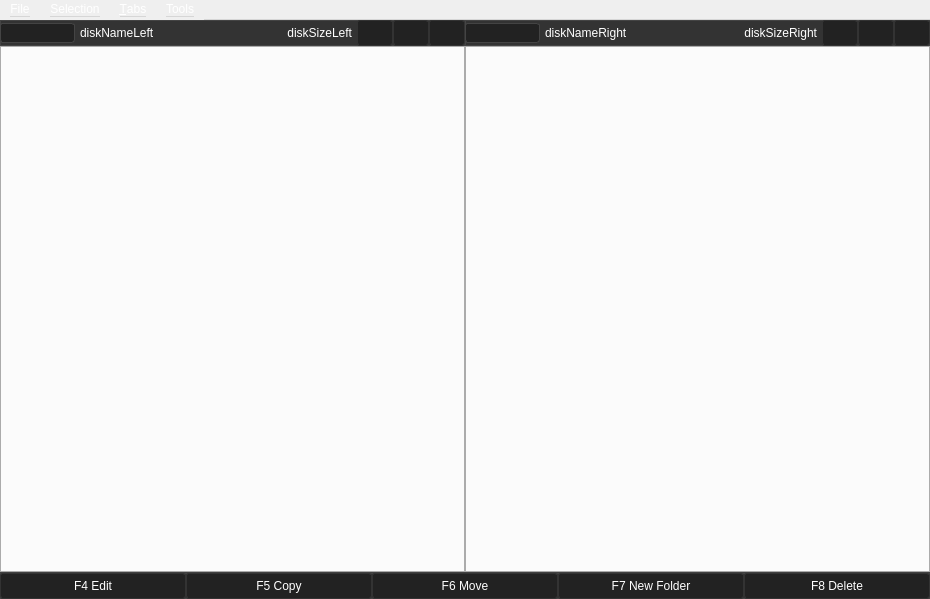
<?xml version="1.0" encoding="UTF-8"?>
<ui version="4.0">
 <class>MainWindow</class>
 <widget class="QMainWindow" name="MainWindow">
  <property name="geometry">
   <rect>
    <x>0</x>
    <y>0</y>
    <width>930</width>
    <height>599</height>
   </rect>
  </property>
  <property name="windowTitle">
   <string>Crowley's Commander</string>
  </property>
  <property name="windowIcon">
   <iconset resource="my_res.qrc">
    <normaloff>:/icons/icons/crowleys_commander.ico</normaloff>:/icons/icons/crowleys_commander.ico</iconset>
  </property>
  <property name="styleSheet">
   <string notr="true">* { color: #fff; }

QWidget#mainWidget, QWidget#mainBar,
QWidget#leftPanel, QWidget#rightPanel,
QTreeView {
	background: #333;
	border: 1px solid #444;
}

QMenuBar { spacing: 0; }
QMenuBar::item { padding: 3px 10px; }
QMenu::item { padding: 5px 15px; }
QMenuBar::item:selected, QMenu::item:selected {
	background: #222;
	border: 1px solid #333;
}
QMenu:hover, QAction:hover { background: #292929; }

QPushButton {
	border: 1px solid #333;
	background: #222;
	padding: 5px 7px;
	border-radius: 3px;
}
QPushButton:hover { background: #292929; }
QPushButton:pressed {	background: #222; }

QComboBox {
	background: #222;
	border: 1px solid #444;
	border-radius: 3px;
}
QComboBox:hover {
	background: #292929;
}
QComboBox::drop-down {
	border: none;
	background: transparent;
}
QComboBox::down-arrow {
	width: 12px;
	height: 12px;
	margin-right: 6px;
	image: url(:/icons/icons/arrow.png);
}

QWidget#leftPanel, QWidget#rightPanel { border: 1px solid #444; }

QWidget#statusDiskLeft, QWidget#statusDiskRight {
	border-top: 1px solid #444;
	border-bottom: 1px solid #444;
}

QWidget#bottomButtons { 	border-top: 1px solid #444; }

QWidget#mainWidget QLineEdit {
	background: #ea4242;
	padding: 4px 0;
	border-radius: 0;
	color: #222;
}

QWidget#mainWidget QLineEdit:focus {
	background: #fa5252;
	color: #000;
}
QTabWidget::tab-bar	{ 	alignment: left; }
QTabBar::tab {
	background: #222;
	padding: 6px 10px;
	border-top-left-radius: 5px;
	border-top-right-radius: 5px;
	border: 1px solid #444;
}
QTabBar::tab:hover { background: #292929; }
QTabBar::tab:selected {
	background: #fa5252;
	color: #000;
}
QTabBar::tab:selected:hover {
	background: #ff5757;
	color: #000;
}

QTreeView::item {
	border-bottom: 1px solid #444;
	padding: 4px 0;
}
QTreeView::item:hover { background: #393939; }
QTreeView::item:selected {
	color: #fa5252;
	background: transparent;
}
QHeaderView::section {
	background: #222;
	border-bottom: 1px solid #555;
	border-right: 1px solid #444;
	height: 20px;
	margin-top: 5px;
	margin-left: 5px;
}
QHeaderView::section:hover { background: #292929; }
QHeaderView::down-arrow {
    image: url(:icons/icons/arrow.png);
	width: 12px;
	height: 12px;
	margin-right: 8px;
}
QHeaderView::up-arrow {
    image: url(:icons/icons/arrow_up.png);
	width: 12px;
	height: 12px;
	margin-right: 8px;
}</string>
  </property>
  <widget class="QWidget" name="mainWidget">
   <layout class="QVBoxLayout" name="verticalLayout">
    <property name="spacing">
     <number>0</number>
    </property>
    <property name="leftMargin">
     <number>0</number>
    </property>
    <property name="topMargin">
     <number>0</number>
    </property>
    <property name="rightMargin">
     <number>0</number>
    </property>
    <property name="bottomMargin">
     <number>0</number>
    </property>
    <item>
     <widget class="QWidget" name="mainBar" native="true">
      <layout class="QHBoxLayout" name="horizontalLayout">
       <property name="spacing">
        <number>0</number>
       </property>
       <property name="leftMargin">
        <number>0</number>
       </property>
       <property name="topMargin">
        <number>0</number>
       </property>
       <property name="rightMargin">
        <number>0</number>
       </property>
       <property name="bottomMargin">
        <number>0</number>
       </property>
       <item>
        <widget class="QWidget" name="leftPanel" native="true">
         <property name="sizePolicy">
          <sizepolicy hsizetype="Preferred" vsizetype="Preferred">
           <horstretch>0</horstretch>
           <verstretch>0</verstretch>
          </sizepolicy>
         </property>
         <property name="contextMenuPolicy">
          <enum>Qt::ContextMenuPolicy::DefaultContextMenu</enum>
         </property>
         <layout class="QVBoxLayout" name="leftPanelLayout">
          <property name="spacing">
           <number>0</number>
          </property>
          <property name="leftMargin">
           <number>0</number>
          </property>
          <property name="topMargin">
           <number>0</number>
          </property>
          <property name="rightMargin">
           <number>0</number>
          </property>
          <property name="bottomMargin">
           <number>0</number>
          </property>
          <item>
           <widget class="QWidget" name="diskButtonsLeft" native="true">
            <property name="sizePolicy">
             <sizepolicy hsizetype="Preferred" vsizetype="Preferred">
              <horstretch>0</horstretch>
              <verstretch>0</verstretch>
             </sizepolicy>
            </property>
            <property name="maximumSize">
             <size>
              <width>16777215</width>
              <height>29</height>
             </size>
            </property>
            <property name="layoutDirection">
             <enum>Qt::LayoutDirection::LeftToRight</enum>
            </property>
            <property name="autoFillBackground">
             <bool>false</bool>
            </property>
            <layout class="QHBoxLayout" name="diskButtonsLeftLayout">
             <property name="spacing">
              <number>0</number>
             </property>
             <property name="sizeConstraint">
              <enum>QLayout::SizeConstraint::SetDefaultConstraint</enum>
             </property>
             <property name="leftMargin">
              <number>0</number>
             </property>
             <property name="topMargin">
              <number>0</number>
             </property>
             <property name="rightMargin">
              <number>0</number>
             </property>
             <property name="bottomMargin">
              <number>0</number>
             </property>
            </layout>
           </widget>
          </item>
          <item>
           <widget class="QWidget" name="statusDiskLeft" native="true">
            <property name="sizePolicy">
             <sizepolicy hsizetype="Preferred" vsizetype="Preferred">
              <horstretch>0</horstretch>
              <verstretch>0</verstretch>
             </sizepolicy>
            </property>
            <property name="maximumSize">
             <size>
              <width>16777215</width>
              <height>30</height>
             </size>
            </property>
            <layout class="QHBoxLayout" name="statusDiskLeftLayout">
             <property name="spacing">
              <number>5</number>
             </property>
             <property name="leftMargin">
              <number>0</number>
             </property>
             <property name="topMargin">
              <number>0</number>
             </property>
             <property name="rightMargin">
              <number>0</number>
             </property>
             <property name="bottomMargin">
              <number>0</number>
             </property>
             <item>
              <widget class="QComboBox" name="diskListLeft">
               <property name="minimumSize">
                <size>
                 <width>0</width>
                 <height>20</height>
                </size>
               </property>
               <property name="maximumSize">
                <size>
                 <width>75</width>
                 <height>20</height>
                </size>
               </property>
               <property name="focusPolicy">
                <enum>Qt::FocusPolicy::NoFocus</enum>
               </property>
              </widget>
             </item>
             <item>
              <widget class="QLabel" name="diskNameLeft">
               <property name="text">
                <string>diskNameLeft</string>
               </property>
              </widget>
             </item>
             <item>
              <widget class="QLabel" name="diskSizeLeft">
               <property name="text">
                <string>diskSizeLeft</string>
               </property>
               <property name="alignment">
                <set>Qt::AlignmentFlag::AlignRight|Qt::AlignmentFlag::AlignTrailing|Qt::AlignmentFlag::AlignVCenter</set>
               </property>
              </widget>
             </item>
             <item>
              <layout class="QHBoxLayout" name="leftButtonsLayout">
               <property name="spacing">
                <number>0</number>
               </property>
               <item>
                <widget class="QPushButton" name="leftBackButton">
                 <property name="maximumSize">
                  <size>
                   <width>36</width>
                   <height>16777215</height>
                  </size>
                 </property>
                 <property name="focusPolicy">
                  <enum>Qt::FocusPolicy::ClickFocus</enum>
                 </property>
                 <property name="text">
                  <string/>
                 </property>
                 <property name="icon">
                  <iconset resource="my_res.qrc">
                   <normaloff>:/icons/icons/left_arrow.png</normaloff>:/icons/icons/left_arrow.png</iconset>
                 </property>
                 <property name="iconSize">
                  <size>
                   <width>16</width>
                   <height>16</height>
                  </size>
                 </property>
                 <property name="flat">
                  <bool>false</bool>
                 </property>
                </widget>
               </item>
               <item>
                <widget class="QPushButton" name="leftForwardButton">
                 <property name="maximumSize">
                  <size>
                   <width>36</width>
                   <height>16777215</height>
                  </size>
                 </property>
                 <property name="focusPolicy">
                  <enum>Qt::FocusPolicy::ClickFocus</enum>
                 </property>
                 <property name="text">
                  <string/>
                 </property>
                 <property name="icon">
                  <iconset resource="my_res.qrc">
                   <normaloff>:/icons/icons/right_arrow.png</normaloff>:/icons/icons/right_arrow.png</iconset>
                 </property>
                 <property name="iconSize">
                  <size>
                   <width>16</width>
                   <height>16</height>
                  </size>
                 </property>
                </widget>
               </item>
               <item>
                <widget class="QPushButton" name="leftUpButton">
                 <property name="maximumSize">
                  <size>
                   <width>36</width>
                   <height>16777215</height>
                  </size>
                 </property>
                 <property name="focusPolicy">
                  <enum>Qt::FocusPolicy::ClickFocus</enum>
                 </property>
                 <property name="text">
                  <string/>
                 </property>
                 <property name="icon">
                  <iconset resource="my_res.qrc">
                   <normaloff>:/icons/icons/up.png</normaloff>:/icons/icons/up.png</iconset>
                 </property>
                 <property name="iconSize">
                  <size>
                   <width>16</width>
                   <height>16</height>
                  </size>
                 </property>
                </widget>
               </item>
              </layout>
             </item>
            </layout>
           </widget>
          </item>
          <item>
           <widget class="QTabWidget" name="leftBar">
            <property name="tabPosition">
             <enum>QTabWidget::TabPosition::North</enum>
            </property>
            <property name="tabsClosable">
             <bool>false</bool>
            </property>
            <property name="movable">
             <bool>true</bool>
            </property>
           </widget>
          </item>
         </layout>
        </widget>
       </item>
       <item>
        <widget class="QWidget" name="rightPanel" native="true">
         <layout class="QVBoxLayout" name="rightPanelLayout">
          <property name="spacing">
           <number>0</number>
          </property>
          <property name="leftMargin">
           <number>0</number>
          </property>
          <property name="topMargin">
           <number>0</number>
          </property>
          <property name="rightMargin">
           <number>0</number>
          </property>
          <property name="bottomMargin">
           <number>0</number>
          </property>
          <item>
           <widget class="QWidget" name="diskButtonsRight" native="true">
            <property name="maximumSize">
             <size>
              <width>16777215</width>
              <height>29</height>
             </size>
            </property>
            <layout class="QHBoxLayout" name="diskButtonsRightLayout">
             <property name="spacing">
              <number>0</number>
             </property>
             <property name="leftMargin">
              <number>0</number>
             </property>
             <property name="topMargin">
              <number>0</number>
             </property>
             <property name="rightMargin">
              <number>0</number>
             </property>
             <property name="bottomMargin">
              <number>0</number>
             </property>
            </layout>
           </widget>
          </item>
          <item>
           <widget class="QWidget" name="statusDiskRight" native="true">
            <property name="maximumSize">
             <size>
              <width>16777215</width>
              <height>30</height>
             </size>
            </property>
            <layout class="QHBoxLayout" name="statusDiskRightLayout">
             <property name="spacing">
              <number>5</number>
             </property>
             <property name="leftMargin">
              <number>0</number>
             </property>
             <property name="topMargin">
              <number>0</number>
             </property>
             <property name="rightMargin">
              <number>0</number>
             </property>
             <property name="bottomMargin">
              <number>0</number>
             </property>
             <item>
              <widget class="QComboBox" name="diskListRight">
               <property name="minimumSize">
                <size>
                 <width>0</width>
                 <height>20</height>
                </size>
               </property>
               <property name="maximumSize">
                <size>
                 <width>75</width>
                 <height>20</height>
                </size>
               </property>
               <property name="focusPolicy">
                <enum>Qt::FocusPolicy::ClickFocus</enum>
               </property>
              </widget>
             </item>
             <item>
              <widget class="QLabel" name="diskNameRight">
               <property name="text">
                <string>diskNameRight</string>
               </property>
              </widget>
             </item>
             <item>
              <widget class="QLabel" name="diskSizeRight">
               <property name="text">
                <string>diskSizeRight</string>
               </property>
               <property name="alignment">
                <set>Qt::AlignmentFlag::AlignRight|Qt::AlignmentFlag::AlignTrailing|Qt::AlignmentFlag::AlignVCenter</set>
               </property>
              </widget>
             </item>
             <item>
              <layout class="QHBoxLayout" name="rightButtonsLayout">
               <property name="spacing">
                <number>0</number>
               </property>
               <item>
                <widget class="QPushButton" name="rightBackButton">
                 <property name="maximumSize">
                  <size>
                   <width>36</width>
                   <height>16777215</height>
                  </size>
                 </property>
                 <property name="focusPolicy">
                  <enum>Qt::FocusPolicy::ClickFocus</enum>
                 </property>
                 <property name="text">
                  <string/>
                 </property>
                 <property name="icon">
                  <iconset resource="my_res.qrc">
                   <normaloff>:/icons/icons/left_arrow.png</normaloff>:/icons/icons/left_arrow.png</iconset>
                 </property>
                 <property name="iconSize">
                  <size>
                   <width>16</width>
                   <height>16</height>
                  </size>
                 </property>
                </widget>
               </item>
               <item>
                <widget class="QPushButton" name="rightForwardButton">
                 <property name="maximumSize">
                  <size>
                   <width>36</width>
                   <height>16777215</height>
                  </size>
                 </property>
                 <property name="focusPolicy">
                  <enum>Qt::FocusPolicy::ClickFocus</enum>
                 </property>
                 <property name="text">
                  <string/>
                 </property>
                 <property name="icon">
                  <iconset resource="my_res.qrc">
                   <normaloff>:/icons/icons/right_arrow.png</normaloff>:/icons/icons/right_arrow.png</iconset>
                 </property>
                 <property name="iconSize">
                  <size>
                   <width>16</width>
                   <height>16</height>
                  </size>
                 </property>
                </widget>
               </item>
               <item>
                <widget class="QPushButton" name="rightUpButton">
                 <property name="maximumSize">
                  <size>
                   <width>36</width>
                   <height>16777215</height>
                  </size>
                 </property>
                 <property name="focusPolicy">
                  <enum>Qt::FocusPolicy::ClickFocus</enum>
                 </property>
                 <property name="contextMenuPolicy">
                  <enum>Qt::ContextMenuPolicy::DefaultContextMenu</enum>
                 </property>
                 <property name="text">
                  <string/>
                 </property>
                 <property name="icon">
                  <iconset resource="my_res.qrc">
                   <normaloff>:/icons/icons/up.png</normaloff>:/icons/icons/up.png</iconset>
                 </property>
                 <property name="iconSize">
                  <size>
                   <width>16</width>
                   <height>16</height>
                  </size>
                 </property>
                </widget>
               </item>
              </layout>
             </item>
            </layout>
           </widget>
          </item>
          <item>
           <widget class="QTabWidget" name="rightBar">
            <property name="movable">
             <bool>true</bool>
            </property>
           </widget>
          </item>
         </layout>
        </widget>
       </item>
      </layout>
     </widget>
    </item>
    <item>
     <widget class="QWidget" name="bottomButtons" native="true">
      <property name="maximumSize">
       <size>
        <width>16777215</width>
        <height>32</height>
       </size>
      </property>
      <layout class="QHBoxLayout" name="horizontalLayout_2">
       <property name="spacing">
        <number>0</number>
       </property>
       <property name="sizeConstraint">
        <enum>QLayout::SizeConstraint::SetDefaultConstraint</enum>
       </property>
       <property name="leftMargin">
        <number>0</number>
       </property>
       <property name="topMargin">
        <number>0</number>
       </property>
       <property name="rightMargin">
        <number>0</number>
       </property>
       <property name="bottomMargin">
        <number>0</number>
       </property>
       <item>
        <widget class="QPushButton" name="editBtn">
         <property name="focusPolicy">
          <enum>Qt::FocusPolicy::NoFocus</enum>
         </property>
         <property name="text">
          <string>F4 Edit</string>
         </property>
        </widget>
       </item>
       <item>
        <widget class="QPushButton" name="copyBtn">
         <property name="focusPolicy">
          <enum>Qt::FocusPolicy::NoFocus</enum>
         </property>
         <property name="text">
          <string>F5 Copy</string>
         </property>
        </widget>
       </item>
       <item>
        <widget class="QPushButton" name="moveBtn">
         <property name="focusPolicy">
          <enum>Qt::FocusPolicy::NoFocus</enum>
         </property>
         <property name="text">
          <string>F6 Move</string>
         </property>
        </widget>
       </item>
       <item>
        <widget class="QPushButton" name="folderBtn">
         <property name="focusPolicy">
          <enum>Qt::FocusPolicy::NoFocus</enum>
         </property>
         <property name="text">
          <string>F7 New Folder</string>
         </property>
        </widget>
       </item>
       <item>
        <widget class="QPushButton" name="deleteBtn">
         <property name="focusPolicy">
          <enum>Qt::FocusPolicy::NoFocus</enum>
         </property>
         <property name="text">
          <string>F8 Delete</string>
         </property>
        </widget>
       </item>
      </layout>
     </widget>
    </item>
   </layout>
  </widget>
  <widget class="QMenuBar" name="menubar">
   <property name="geometry">
    <rect>
     <x>0</x>
     <y>0</y>
     <width>930</width>
     <height>26</height>
    </rect>
   </property>
   <property name="acceptDrops">
    <bool>false</bool>
   </property>
   <widget class="QMenu" name="menuFile">
    <property name="title">
     <string>File</string>
    </property>
    <addaction name="separator"/>
    <addaction name="actionNew_File"/>
    <addaction name="actionOpen_selected_file"/>
    <addaction name="separator"/>
    <addaction name="actionOpen_with"/>
    <addaction name="actionRename"/>
    <addaction name="actionRemove"/>
    <addaction name="separator"/>
    <addaction name="actionRemove_permanently"/>
    <addaction name="actionCreate_Folder"/>
    <addaction name="actionCreate_Shortcut"/>
    <addaction name="separator"/>
    <addaction name="actionCut"/>
    <addaction name="actionCopy"/>
    <addaction name="actionCopy_as_path"/>
    <addaction name="actionPaste"/>
   </widget>
   <widget class="QMenu" name="menuSelection">
    <property name="title">
     <string>Selection</string>
    </property>
    <addaction name="actionSelect_file"/>
    <addaction name="actionSelect_all"/>
    <addaction name="actionRemove_selection"/>
   </widget>
   <widget class="QMenu" name="menuTabs">
    <property name="title">
     <string>&amp;Tabs</string>
    </property>
    <addaction name="actionCreate_a_new_tab"/>
    <addaction name="actionClose_this_tab"/>
    <addaction name="separator"/>
    <addaction name="actionClose_all_tabs"/>
    <addaction name="actionSwitch_to_the_next_tab"/>
    <addaction name="separator"/>
    <addaction name="actionSwitch_to_the_previous_tab"/>
    <addaction name="actionOpen_the_folder_in_the_new_tab"/>
    <addaction name="actionOpen_the_folder_in_the_new_tab_in_another_bar"/>
   </widget>
   <widget class="QMenu" name="menuTools">
    <property name="title">
     <string>Tools</string>
    </property>
    <addaction name="actionFile_search"/>
    <addaction name="actionShow_Hide_hidden_files"/>
   </widget>
   <addaction name="menuFile"/>
   <addaction name="menuSelection"/>
   <addaction name="menuTabs"/>
   <addaction name="menuTools"/>
  </widget>
  <action name="actionNew_File">
   <property name="text">
    <string>&amp;New File</string>
   </property>
   <property name="shortcut">
    <string>Ctrl+N</string>
   </property>
  </action>
  <action name="actionOpen_selected_file">
   <property name="enabled">
    <bool>true</bool>
   </property>
   <property name="text">
    <string>&amp;Open selected file</string>
   </property>
   <property name="shortcut">
    <string>Return</string>
   </property>
   <property name="shortcutContext">
    <enum>Qt::ShortcutContext::WidgetShortcut</enum>
   </property>
   <property name="priority">
    <enum>QAction::Priority::LowPriority</enum>
   </property>
  </action>
  <action name="actionOpen_with">
   <property name="text">
    <string>Open &amp;with</string>
   </property>
   <property name="shortcut">
    <string>Shift+Return</string>
   </property>
  </action>
  <action name="actionRename">
   <property name="text">
    <string>&amp;Rename</string>
   </property>
   <property name="shortcut">
    <string>F2</string>
   </property>
  </action>
  <action name="actionRemove">
   <property name="text">
    <string>R&amp;emove</string>
   </property>
   <property name="shortcut">
    <string>Del</string>
   </property>
  </action>
  <action name="actionRemove_permanently">
   <property name="text">
    <string>Re&amp;move permanently</string>
   </property>
   <property name="shortcut">
    <string>Shift+Del</string>
   </property>
  </action>
  <action name="actionCreate_Folder">
   <property name="text">
    <string>&amp;Create Folder</string>
   </property>
   <property name="shortcut">
    <string>Ctrl+Shift+N</string>
   </property>
  </action>
  <action name="actionCreate_Shortcut">
   <property name="text">
    <string>Create &amp;Shortcut</string>
   </property>
   <property name="shortcut">
    <string>Ctrl+L</string>
   </property>
  </action>
  <action name="actionCut">
   <property name="text">
    <string>C&amp;ut</string>
   </property>
   <property name="shortcut">
    <string>Ctrl+X</string>
   </property>
  </action>
  <action name="actionCopy">
   <property name="text">
    <string>Cop&amp;y</string>
   </property>
   <property name="shortcut">
    <string>Ctrl+C</string>
   </property>
  </action>
  <action name="actionPaste">
   <property name="text">
    <string>&amp;Paste</string>
   </property>
   <property name="shortcut">
    <string>Ctrl+V</string>
   </property>
  </action>
  <action name="actionSelect_file">
   <property name="text">
    <string>&amp;Select file</string>
   </property>
   <property name="shortcut">
    <string>Space</string>
   </property>
  </action>
  <action name="actionSelect_all">
   <property name="text">
    <string>Select &amp;all</string>
   </property>
   <property name="shortcut">
    <string>Ctrl+A</string>
   </property>
  </action>
  <action name="actionRemove_selection">
   <property name="text">
    <string>&amp;Remove selection</string>
   </property>
   <property name="shortcut">
    <string>Ctrl+D</string>
   </property>
  </action>
  <action name="actionCreate_a_new_tab">
   <property name="text">
    <string>&amp;Create a new tab</string>
   </property>
   <property name="shortcut">
    <string>Ctrl+T</string>
   </property>
  </action>
  <action name="actionClose_this_tab">
   <property name="text">
    <string>C&amp;lose this tab</string>
   </property>
   <property name="shortcut">
    <string>Ctrl+W</string>
   </property>
  </action>
  <action name="actionClose_all_tabs">
   <property name="text">
    <string>Close &amp;all tabs</string>
   </property>
   <property name="shortcut">
    <string>Ctrl+Shift+W</string>
   </property>
  </action>
  <action name="actionSwitch_to_the_next_tab">
   <property name="text">
    <string>&amp;Switch to the next tab</string>
   </property>
   <property name="shortcut">
    <string>Ctrl+Right</string>
   </property>
  </action>
  <action name="actionSwitch_to_the_previous_tab">
   <property name="text">
    <string>Switch to the &amp;previous tab</string>
   </property>
   <property name="shortcut">
    <string>Ctrl+Left</string>
   </property>
  </action>
  <action name="actionOpen_the_folder_in_the_new_tab">
   <property name="text">
    <string>&amp;Open the folder in the new tab</string>
   </property>
   <property name="shortcut">
    <string>Ctrl+Up</string>
   </property>
  </action>
  <action name="actionOpen_the_folder_in_the_new_tab_in_another_bar">
   <property name="text">
    <string>Open &amp;the folder in the new tab in another bar</string>
   </property>
   <property name="shortcut">
    <string>Ctrl+Shift+Up</string>
   </property>
  </action>
  <action name="actionFile_search">
   <property name="text">
    <string>&amp;File search</string>
   </property>
   <property name="shortcut">
    <string>Ctrl+F</string>
   </property>
  </action>
  <action name="actionShow_Hide_hidden_files">
   <property name="checkable">
    <bool>false</bool>
   </property>
   <property name="text">
    <string>&amp;Show/Hide hidden files</string>
   </property>
   <property name="shortcut">
    <string>Ctrl+H</string>
   </property>
  </action>
  <action name="actionCopy_as_path">
   <property name="text">
    <string>Copy as path</string>
   </property>
   <property name="shortcut">
    <string>Ctrl+Shift+C</string>
   </property>
  </action>
 </widget>
 <resources>
  <include location="my_res.qrc"/>
 </resources>
 <connections/>
</ui>
